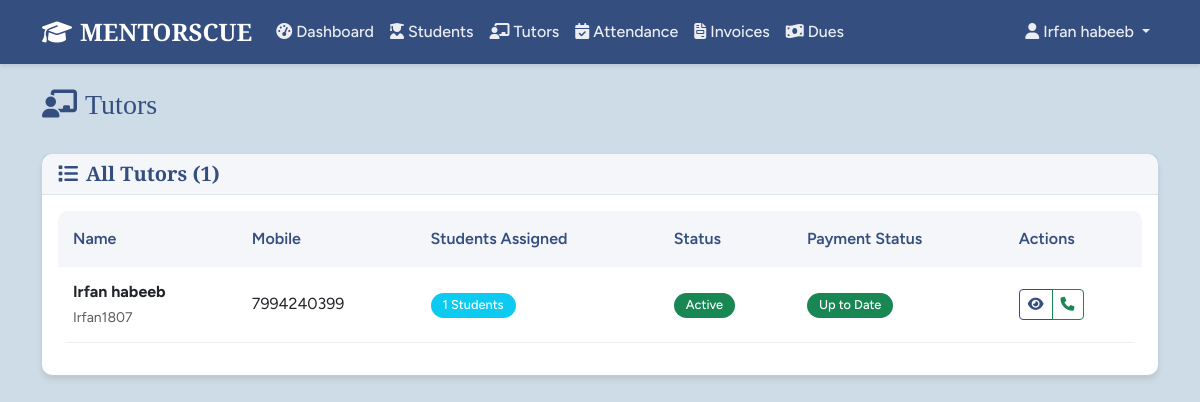
The page /tutors (signed in) on the database its author committed.
### models.py (models this page shows, shortened)
class User(UserMixin, db.Model):
    id = db.Column(db.Integer, primary_key=True)
    username = db.Column(db.String(80), unique=True, nullable=False)
    password_hash = db.Column(db.String(256), nullable=False)
    email = db.Column(db.String(120), unique=True, nullable=True)
    full_name = db.Column(db.String(120), nullable=True)
    mobile = db.Column(db.String(20), nullable=True)
    created_at = db.Column(db.DateTime, default=datetime.utcnow)
    last_login = db.Column(db.DateTime)
    is_active = db.Column(db.Boolean, default=True)
    remember_me = db.Column(db.Boolean, default=False)
    roles = db.relationship('Role', secondary=user_roles, backref='users')
    def has_role(self, role_name):
        return any(role.name == role_name for role in self.roles)
    def has_permission(self, permission):
        return any(role.has_permission(permission) for role in self.roles)
    def is_tutor_user(self):
        return self.has_role('Tutor')

class Tutor(db.Model):
    id = db.Column(db.Integer, primary_key=True)
    user_id = db.Column(db.Integer, db.ForeignKey('user.id'), nullable=True)
    full_name = db.Column(db.String(120), nullable=False)
    date_of_birth = db.Column(db.Date, nullable=True)
    mobile = db.Column(db.String(20), nullable=False, unique=True)
    upi_id = db.Column(db.String(100), nullable=True)
    username = db.Column(db.String(80), nullable=False, unique=True)
    password = db.Column(db.String(20), nullable=False)  # Plain text for display
    billing_start_date = db.Column(db.Date, default=datetime.utcnow().date)
    status = db.Column(db.String(20), default='Active')  # Active, Inactive
    created_at = db.Column(db.DateTime, default=datetime.utcnow)
    attendance_records = db.relationship('Attendance', backref='tutor', lazy='dynamic')
    receipts = db.relationship('TutorReceipt', backref='tutor', lazy='dynamic')
    user = db.relationship('User', backref='tutor_profile', uselist=False)

### routes.py (the view)
@app.route('/tutors')
@login_required
@permission_required(Permission.VIEW_TUTORS)
def tutors_list():
    tutors = Tutor.query.all()
    return render_template('tutors_list.html', tutors=tutors)

### app.py (called while the page is built)
@login_manager.user_loader
def load_user(user_id):
    from models import User
    return User.query.get(int(user_id))

### models.py (called while the page is built)
    def has_permission(self, perm):
        return self.permissions & perm == perm

### routes.py (called while the page is built)
@app.context_processor
def inject_permissions():
    return dict(Permission=Permission, User=User, Role=Role, Student=Student, Tutor=Tutor,
                Attendance=Attendance, StudentInvoice=StudentInvoice,
                TutorReceipt=TutorReceipt, Announcement=Announcement, Settings=Settings,
                datetime=datetime, db=db, timedelta=timedelta)

### utils.py (called while the page is built)
def permission_required(permission):
    def decorator(f):
        from functools import wraps
        @wraps(f)
        def decorated_function(*args, **kwargs):
            from flask_login import current_user
            from flask import abort
            if not current_user.is_authenticated:
                return redirect(url_for('auth.login'))
            if not current_user.has_permission(permission):
                abort(403)
            return f(*args, **kwargs)
        return decorated_function
    return decorator

### templates/tutors_list.html (shortened to what this page needs)
{% extends "base.html" %}
{% block content %}
<div class="container">
    <div class="row">
        <div class="col-12">
            <div class="d-flex justify-content-between align-items-center mb-4">
                <h1 class="h3 text-primary">
                    <i class="fas fa-chalkboard-teacher me-2"></i>Tutors
                </h1>
            </div>
        </div>
    </div>
    <div class="row">
        <div class="col-12">
            <div class="card">
                <div class="card-header">
                    <h5 class="card-title mb-0">
                        <i class="fas fa-list me-2"></i>All Tutors ({{ tutors|length }})
                    </h5>
                </div>
                <div class="card-body">
                    {% if tutors %}
                    <div class="table-responsive">
                        <table class="table table-hover">
                            <thead>
                                <tr>
                                    <th>Name</th>
                                    <th>Mobile</th>
                                    <th>Students Assigned</th>
                                    <th>Status</th>
                                    <th>Payment Status</th>
                                    <th>Actions</th>
                                </tr>
                            </thead>
                            <tbody>
                                {% for tutor in tutors %}
                                <tr onclick="window.location='{{ url_for('tutor_profile', id=tutor.id) }}'" style="cursor: pointer;">
                                    <td>
                                        <strong>{{ tutor.full_name }}</strong><br>
                                        <small class="text-muted">{{ tutor.username }}</small>
                                    </td>
                                    <td>{{ tutor.mobile }}</td>
                                    <td>
                                        <span class="badge bg-info">{{ tutor.students|length }} Students</span>
                                    </td>
                                    <td>
                                        {% if tutor.status == 'Active' %}
                                            <span class="badge bg-success">Active</span>
                                        {% else %}
                                            <span class="badge bg-secondary">Inactive</span>
                                        {% endif %}
                                    </td>
                                    <td>
                                        {% set pending_receipts = tutor.receipts.filter_by(status='Due').count() %}
                                        {% if pending_receipts > 0 %}
                                            <span class="badge bg-warning">{{ pending_receipts }} Due</span>
                                        {% else %}
                                            <span class="badge bg-success">Up to Date</span>
                                        {% endif %}
                                    </td>
                                    <td onclick="event.stopPropagation();">
                                        <div class="btn-group btn-group-sm">
                                            <a href="{{ url_for('tutor_profile', id=tutor.id) }}"
                                               class="btn btn-outline-primary" title="View Profile">
                                                <i class="fas fa-eye"></i>
                                            </a>
                                            <a href="tel:{{ tutor.mobile }}"
                                               class="btn btn-outline-success" title="Call">
                                                <i class="fas fa-phone"></i>
                                            </a>
                                        </div>
                                    </td>
                                </tr>
                                {% endfor %}
                            </tbody>
                        </table>
                    </div>
                    {% endif %}
                </div>
            </div>
        </div>
    </div>
</div>
{% endblock %}

### templates/base.html (shortened to what this page needs)
<!DOCTYPE html>
<html lang="en">
<head>
    <link href="https://cdn.jsdelivr.net/npm/bootstrap@5.3.0/dist/css/bootstrap.min.css" rel="stylesheet">
    <link href="https://cdnjs.cloudflare.com/ajax/libs/font-awesome/6.4.0/css/all.min.css" rel="stylesheet">
    <link href="{{ url_for('static', filename='css/style.css') }}" rel="stylesheet">
</head>
<body>
    {% if current_user.is_authenticated %}
    <nav class="navbar navbar-expand-lg navbar-dark bg-primary">
        <div class="container">
            <a class="navbar-brand fw-bold" href="{{ url_for('dashboard') }}">
                <i class="fas fa-graduation-cap me-2"></i>MENTORSCUE
            </a>
            <div class="collapse navbar-collapse" id="navbarNav">
                <ul class="navbar-nav me-auto">
                    {% if current_user.is_tutor_user() %}
                        <li class="nav-item">
                            <a class="nav-link" href="{{ url_for('tutor_dashboard') }}">
                                <i class="fas fa-tachometer-alt me-1"></i>Dashboard
                            </a>
                        </li>
                        <li class="nav-item">
                            <a class="nav-link" href="{{ url_for('attendance') }}">
                                <i class="fas fa-calendar-check me-1"></i>Attendance
                            </a>
                        </li>
                    {% else %}
                        <li class="nav-item">
                            <a class="nav-link" href="{{ url_for('dashboard') }}">
                                <i class="fas fa-tachometer-alt me-1"></i>Dashboard
                            </a>
                        </li>
                        {% if current_user.has_permission(Permission.VIEW_STUDENTS) %}
                        <li class="nav-item">
                            <a class="nav-link" href="{{ url_for('students_list') }}">
                                <i class="fas fa-user-graduate me-1"></i>Students
                            </a>
                        </li>
                        {% endif %}
                        {% if current_user.has_permission(Permission.VIEW_TUTORS) %}
                        <li class="nav-item">
                            <a class="nav-link" href="{{ url_for('tutors_list') }}">
                                <i class="fas fa-chalkboard-teacher me-1"></i>Tutors
                            </a>
                        </li>
                        {% endif %}
                        {% if current_user.has_permission(Permission.VIEW_ATTENDANCE) %}
                        <li class="nav-item">
                            <a class="nav-link" href="{{ url_for('attendance') }}">
                                <i class="fas fa-calendar-check me-1"></i>Attendance
                            </a>
                        </li>
                        {% endif %}
                        {% if current_user.has_permission(Permission.VIEW_INVOICES) %}
                        <li class="nav-item">
                            <a class="nav-link" href="{{ url_for('invoices') }}">
                                <i class="fas fa-file-invoice me-1"></i>Invoices
                            </a>
                        </li>
                        {% endif %}
                        {% if current_user.has_permission(Permission.VIEW_STUDENTS) %}
                        <li class="nav-item">
                            <a class="nav-link" href="{{ url_for('dues') }}">
                                <i class="fas fa-money-bill-wave me-1"></i>Dues
                            </a>
                        </li>
                        {% endif %}
                    {% endif %}
                </ul>
                <ul class="navbar-nav">
                    <li class="nav-item dropdown">
                        <a class="nav-link dropdown-toggle" href="#" data-bs-toggle="dropdown">
                            <i class="fas fa-user me-1"></i>{{ current_user.full_name or current_user.username }}
                        </a>
                    </li>
                </ul>
            </div>
        </div>
    </nav>
    {% endif %}
    <main class="py-4">
        {% block content %}{% endblock %}
    </main>
</body>
</html>

### static/css/style.css (style rules this page uses)
:root { --primary-color: #344e80; --secondary-color: #43a24c; --background-color: #cedce7; --text-color: #293958; --title-font: 'Cormorant Garamond', serif; --body-font: 'Figtree', sans-serif; }
body { font-family: var(--body-font); background-color: var(--background-color); color: var(--text-color); line-height: 1.6; }
h1, h2, h3, h4, h5, h6 { font-family: var(--title-font); font-weight: 600; color: var(--primary-color); }
.navbar { background-color: var(--primary-color) !important; box-shadow: 0 2px 4px rgba(0,0,0,0.1); }
.navbar-brand { font-family: var(--title-font); font-weight: 700; font-size: 1.5rem; }
.navbar-nav .nav-link { color: rgba(255,255,255,0.9) !important; font-weight: 500; transition: all 0.3s ease; }
.btn-outline-primary { color: var(--primary-color); border-color: var(--primary-color); }
.card { border: none; border-radius: 10px; box-shadow: 0 4px 6px rgba(0,0,0,0.1); transition: all 0.3s ease; }
.card-header { background-color: rgba(52, 78, 128, 0.05); border-bottom: 1px solid rgba(52, 78, 128, 0.1); font-weight: 600; }
.card-title { color: var(--primary-color); font-family: var(--title-font); }
.table { background-color: white; border-radius: 10px; overflow: hidden; }
.table th { background-color: rgba(52, 78, 128, 0.05); color: var(--primary-color); font-weight: 600; border: none; padding: 15px; }
.table td { padding: 12px 15px; border-color: rgba(52, 78, 128, 0.1); vertical-align: middle; }
.badge { font-weight: 500; font-size: 0.8rem; padding: 6px 12px; border-radius: 20px; }
.text-primary { color: var(--primary-color) !important; }
.bg-primary { background-color: var(--primary-color) !important; }

### rows shown on the page
User: full_name "Irfan habeeb"
Tutor: full_name "Irfan habeeb", username "Irfan1807", mobile "7994240399", students|length "1", status "Active"

### other values the page prints
{{ tutors|length }} "1"
